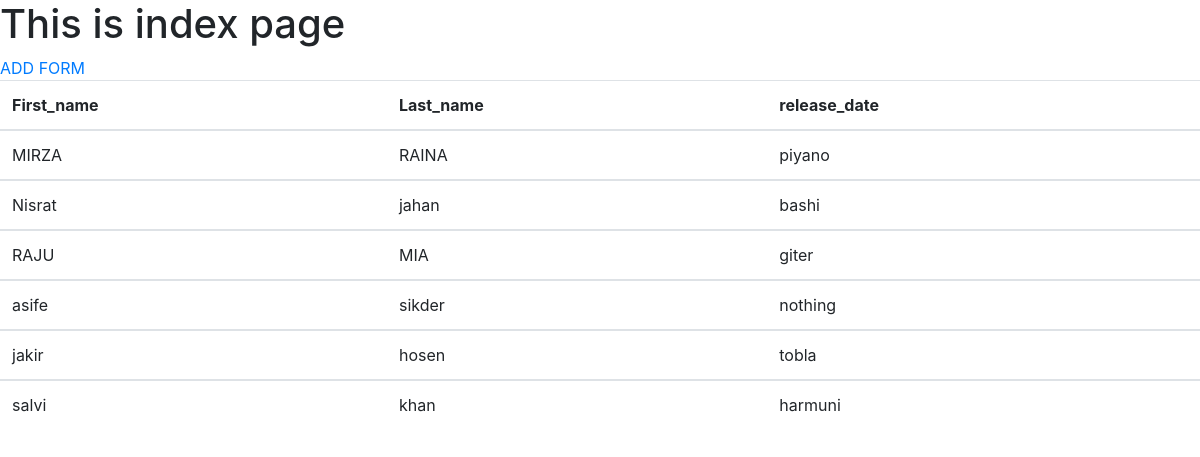
The app's page /index/ with its own data.
### first_app/models.py (models this page shows, shortened)
class Musicium(models.Model):
    first_name = models.CharField(max_length=50)
    last_name = models.CharField(max_length=50)
    insrtument = models.CharField(max_length=100)

### first_app/views.py (the view)
# urls.py: path("index/", views.index , name="index"),
def index(request):
    musicium_list = Musicium.objects.order_by("first_name")
    context = { 'musicium': musicium_list, 'name':'this is a index funtion page'}
    return render(request, 'first_app/index.html',context)

### templates/first_app/index.html (shortened to what this page needs)
<!DOCTYPE html>
{% load static %}
<html lang="en">
<head>
    <link rel="stylesheet" type="text/css" href="{% static 'css/mystyle.css' %}">
    <link rel="stylesheet" href="https://maxcdn.bootstrapcdn.com/bootstrap/4.0.0/css/bootstrap.min.css" >
</head>
<body>
    <h1>This is index page</h1>
    <a href="/addform/">ADD FORM</a><br>
    <table class="table">
        <thead>
          <tr>
            <th scope="col">First_name</th>
            <th scope="col">Last_name</th>
            <th scope="col">release_date</th>
          </tr>
        </thead>
        {% for i in musicium %}
        <tbody>
          <tr>
            <td>{{i.first_name}}</td>
            <td>{{i.last_name}}</td>
            <td>{{i.insrtument}}</td>
          </tr>
        </tbody>
        {% endfor %}
      </table>
</body>
</html>

### static/css/mystyle.css (style rules this page uses)
h1 { color: brown; }

### records on screen
Musicium: first_name "MIRZA", last_name "RAINA", insrtument "piyano"
Musicium: first_name "Nisrat", last_name "jahan", insrtument "bashi"
Musicium: first_name "RAJU", last_name "MIA", insrtument "giter"
Musicium: first_name "asife", last_name "sikder", insrtument "nothing"
Musicium: first_name "jakir", last_name "hosen", insrtument "tobla"
Musicium: first_name "salvi", last_name "khan", insrtument "harmuni"
